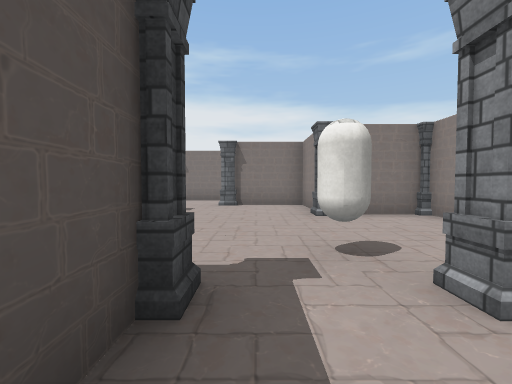
[1] (above)

24 first-person views from a walk through a 3-D level made in the Unity game engine. The camera is 1.4 m above the floor, tilts 2° down and sees 90° across. The floor is counted in squares, 2 m on a side. Each view is taken from the middle of a square. On the plan, view 1 faces up. The plan holds only what a view shows up to about 9 squares ahead; the rest is blank. The player character is not drawn. Some animated figures are left out. Some surface patterns are stand-ins.

[2]
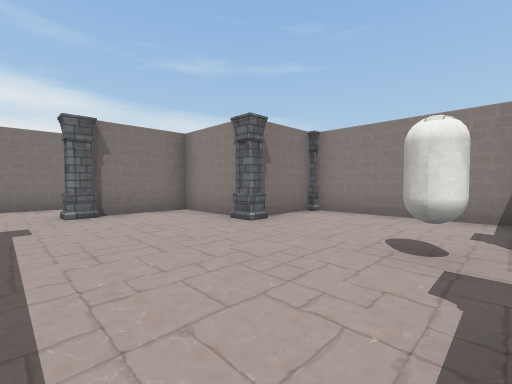

[3]
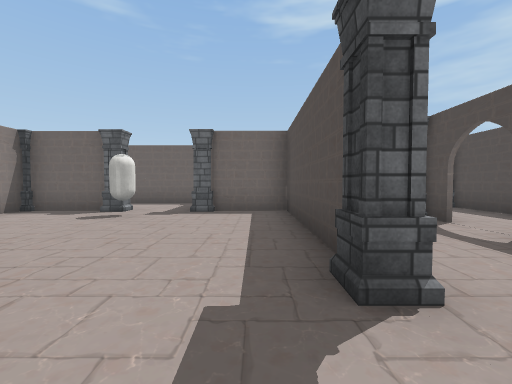

[4]
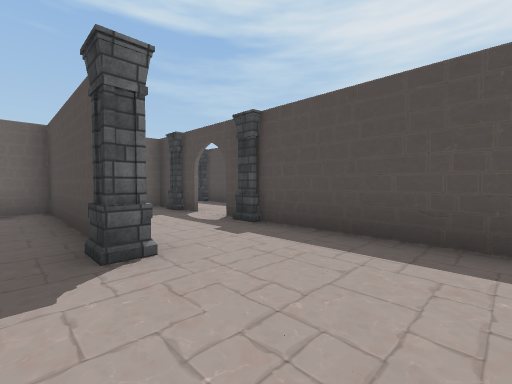

[5]
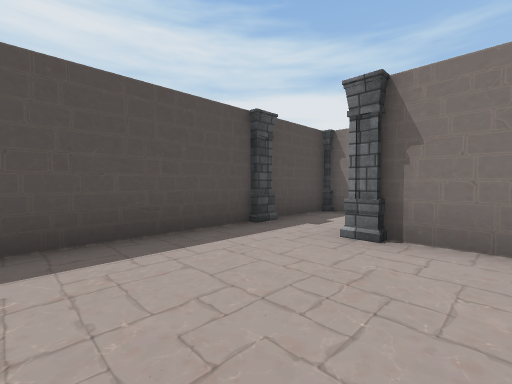

[6]
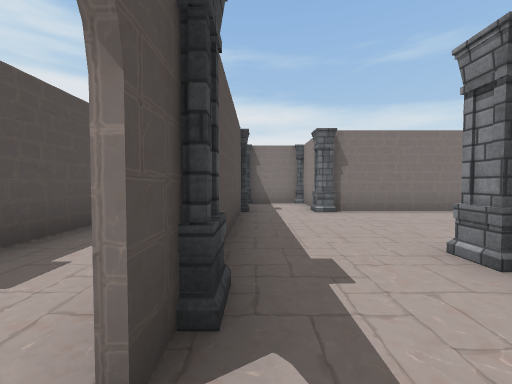

[7]
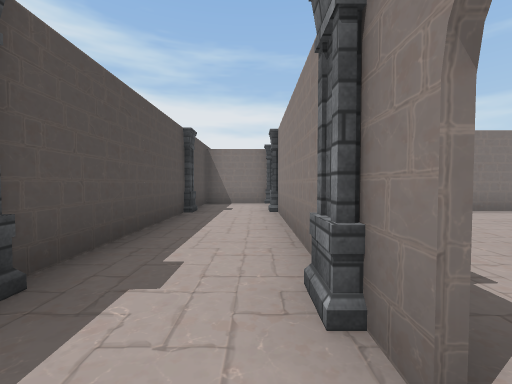

[8]
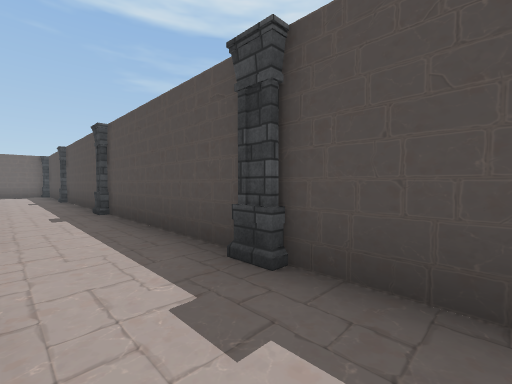

[9]
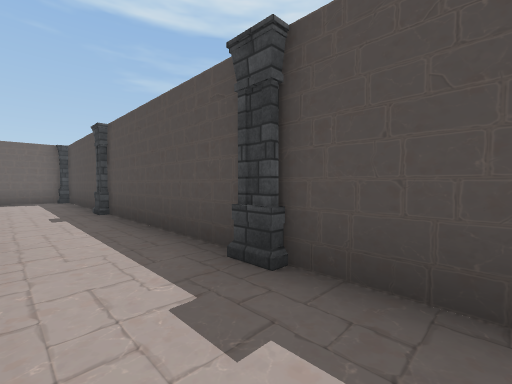

[10]
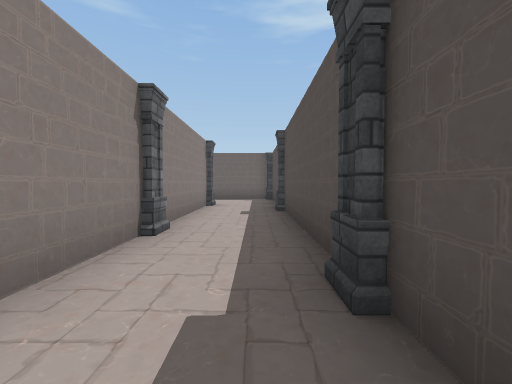

[11]
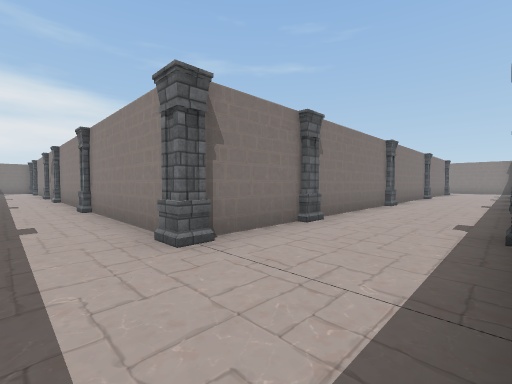

[12]
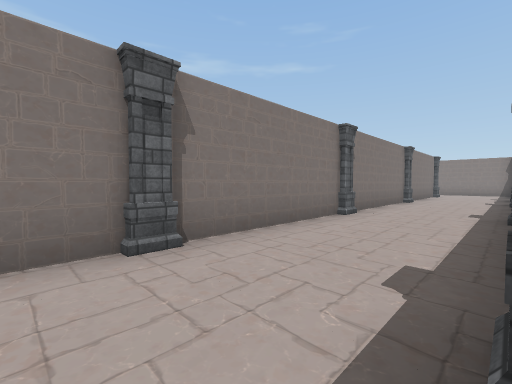

[13]
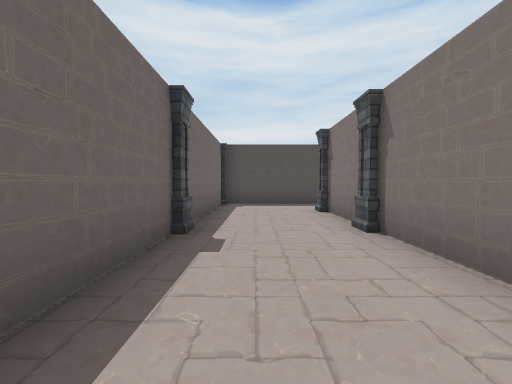

[14]
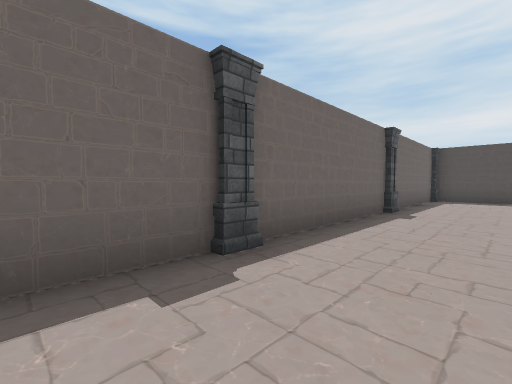

[15]
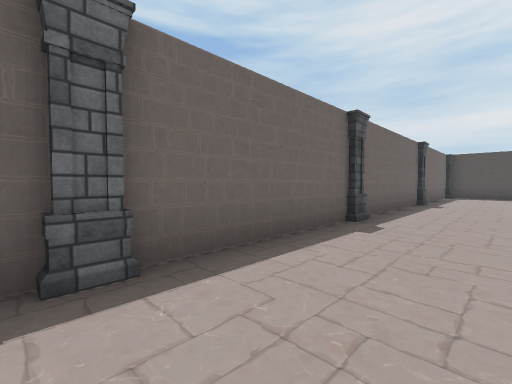

[16]
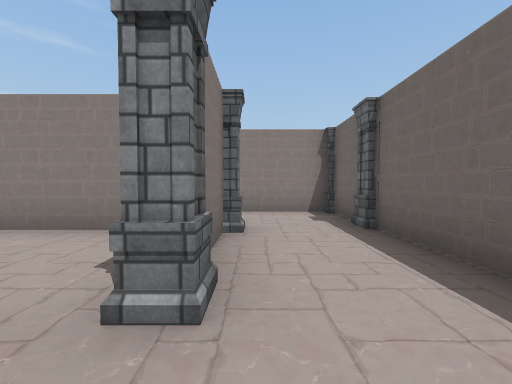

[17]
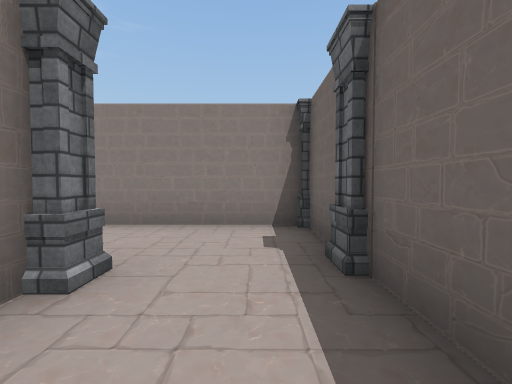

[18]
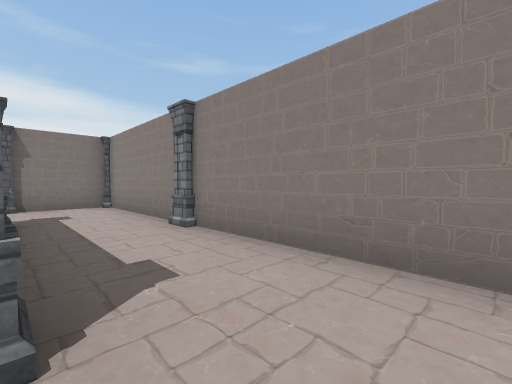

[19]
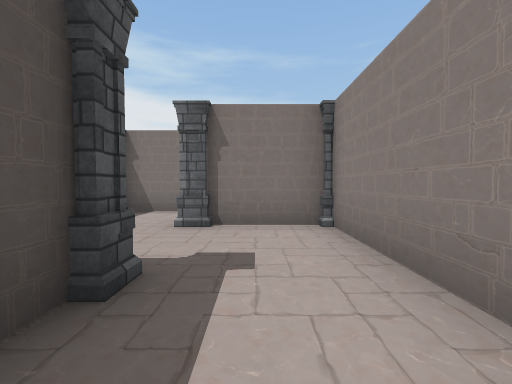

[20]
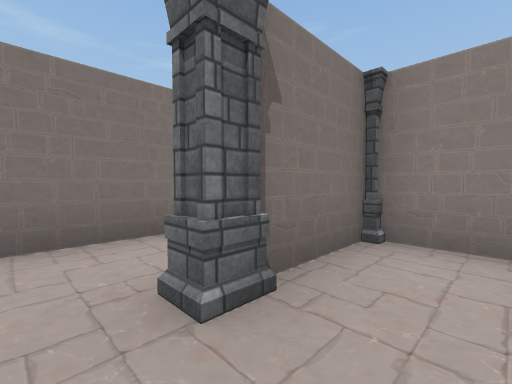

[21]
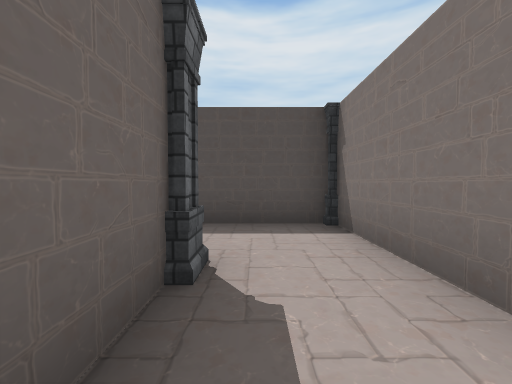

[22]
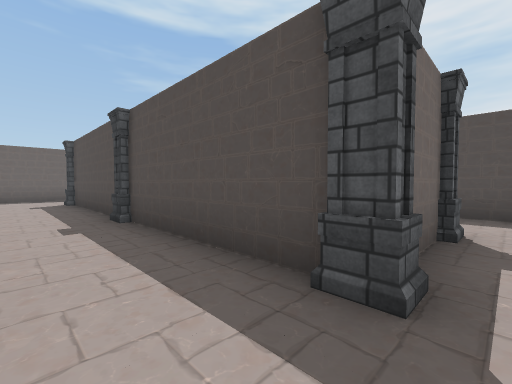

[23]
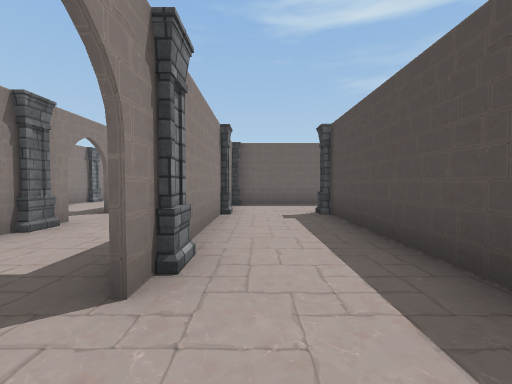

[24]
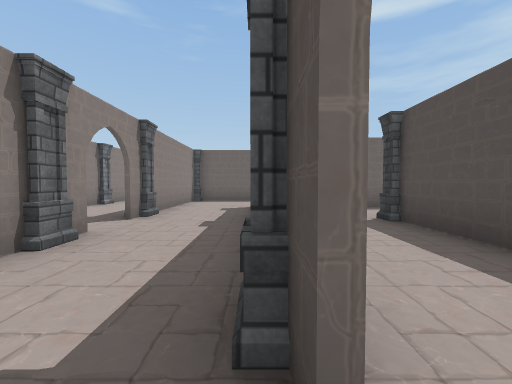

### Floor plan
Ten units are one square. View 1 is at (0, 0); x grows to the right and y downward. Boxes are objects, and circles mark ways between rooms. Rooms are numbered by the first view taken in them; rooms with no view inside come last. Other rooms are left out.
<svg viewBox="-90 -134 240 234">
<path fill="none" stroke="#000" d="M-28 -56 -28 -16 -9 -16M15 -64 15 -83 -6 -83M-6 -15 -6 -5M35 -57 24 -57M24 -16 35 -16M4 -104 -26 -104M38 -16 38 -55M1 9 26 9M-54 -95 -54 -56M-34 -111 -34 -124M-35 -129 -50 -129M-54 -125 -54 -108M-77 4 -77 85M-55 56 -55 -22M-54 -22 -54 -16 -49 -16M-77 -46 -77 -5M-72 92 -39 92M-20 92 11 92M-55 -61 -55 -92M28 92 54 92M-77 -94 -77 -55M60 62 -46 62M-50 -129 -77 -129 -77 -110M141 42 141 32M54 92 64 92M38 -15 24 -15M62 5 62 -35M62 -45 62 -55M39 -55 39 -50M26 9 55 9M55 -83 44 -83M62 -55 62 -75M48 -104 25 -104M16 -102 16 -80M62 -35 62 -45M63 -76 63 5M88 4 88 -21M45 -84 55 -84M52 34 85 34M114 50 114 24"/>
<rect x="-35" y="-65" width="10" height="10" fill="#bbb"><title>other object</title></rect>
<rect x="-35" y="-105" width="10" height="10" fill="#bbb"><title>other object</title></rect>
<rect x="-15" y="-25" width="10" height="10" fill="#bbb"><title>other object</title></rect>
<rect x="-15" y="-85" width="10" height="10" fill="#bbb"><title>other object</title></rect>
<rect x="5" y="-15" width="20" height="10" fill="#bbb"><title>other object</title></rect>
<rect x="5" y="-25" width="10" height="10" fill="#bbb"><title>other object</title></rect>
<rect x="15" y="-65" width="10" height="10" fill="#bbb"><title>other object</title></rect>
<rect x="-85" y="85" width="10" height="10" fill="#bbb"><title>other object</title></rect>
<rect x="-85" y="45" width="10" height="10" fill="#bbb"><title>other object</title></rect>
<rect x="-85" y="-5" width="10" height="10" fill="#bbb"><title>other object</title></rect>
<rect x="-85" y="-55" width="10" height="10" fill="#bbb"><title>other object</title></rect>
<rect x="-85" y="-105" width="10" height="10" fill="#bbb"><title>other object</title></rect>
<rect x="-55" y="55" width="10" height="10" fill="#bbb"><title>other object</title></rect>
<rect x="-55" y="15" width="10" height="10" fill="#bbb"><title>other object</title></rect>
<rect x="-55" y="-35" width="10" height="10" fill="#bbb"><title>other object</title></rect>
<rect x="-55" y="-55" width="10" height="10" fill="#bbb"><title>other object</title></rect>
<rect x="-55" y="-105" width="10" height="10" fill="#bbb"><title>other object</title></rect>
<rect x="-35" y="85" width="10" height="10" fill="#bbb"><title>other object</title></rect>
<rect x="-35" y="55" width="10" height="10" fill="#bbb"><title>other object</title></rect>
<rect x="15" y="85" width="10" height="10" fill="#bbb"><title>other object</title></rect>
<rect x="15" y="55" width="10" height="10" fill="#bbb"><title>other object</title></rect>
<rect x="65" y="85" width="10" height="10" fill="#bbb"><title>other object</title></rect>
<rect x="135" y="45" width="10" height="10" fill="#bbb"><title>other object</title></rect>
<rect x="35" y="-15" width="10" height="10" fill="#bbb"><title>other object</title></rect>
<rect x="35" y="-65" width="10" height="10" fill="#bbb"><title>other object</title></rect>
<rect x="35" y="-85" width="10" height="10" fill="#bbb"><title>other object</title></rect>
<rect x="35" y="5" width="10" height="10" fill="#bbb"><title>other object</title></rect>
<rect x="55" y="5" width="10" height="10" fill="#bbb"><title>other object</title></rect>
<rect x="55" y="-45" width="10" height="10" fill="#bbb"><title>other object</title></rect>
<rect x="55" y="-85" width="10" height="10" fill="#bbb"><title>other object</title></rect>
<rect x="85" y="25" width="10" height="20" fill="#bbb"><title>other object</title></rect>
<rect x="85" y="5" width="10" height="10" fill="#bbb"><title>other object</title></rect>
<rect x="85" y="-35" width="10" height="10" fill="#bbb"><title>other object</title></rect>
<rect x="115" y="5" width="10" height="20" fill="#bbb"><title>other object</title></rect>
<rect x="115" y="-15" width="10" height="10" fill="#bbb"><title>other object</title></rect>
<circle cx="-40" cy="-50" r="3" fill="#2a7"/>
<circle cx="30" cy="0" r="3" fill="#2a7"/>
<circle cx="60" cy="75" r="3" fill="#2a7"/>
<circle cx="127" cy="33" r="3" fill="#2a7"/>
<circle cx="50" cy="-50" r="3" fill="#2a7"/>
<circle cx="50" cy="-90" r="3" fill="#2a7"/>
<text x="-10" y="-50">1</text>
<text x="-50" y="20">2</text>
<text x="110" y="70">3</text>
<text x="50" y="-20">4</text>
<text x="40" y="-70">5</text>
<text x="90" y="-50">6</text>
</svg>
Room 1 opens to room 2. Room 1 opens to room 4. Room 2 opens to room 3. Room 3 opens to room 6. Room 4 opens to room 5. Room 5 opens to room 6.

Where each view was taken, in squares from view 1:
view 1: 0 up, 0 right, facing up
view 2: 2 up, 2 left, facing up-right
view 3: 8 up, 2 left, facing down
view 4: 9 up, 2 left, facing down-left
view 5: 7 up, 2 left, facing up-left
view 6: 4 up, 5 left, facing up
view 7: 4 up, 6 left, facing up
view 8: 7 up, 6 left, facing down-left
view 9: 2 up, 6 left, facing down-left
view 10: 2 up, 7 left, facing down
view 11: 9 down, 7 left, facing up-right
view 12: 9 down, 4 left, facing up-right
view 13: 8 down, 1 right, facing left
view 14: 7 down, 4 right, facing down-left
view 15: 7 down, 7 right, facing down-left
view 16: 1 up, 0 right, facing right
view 17: 0 up, 2 right, facing right
view 18: 0 up, 4 right, facing up-right
view 19: 4 up, 5 right, facing up
view 20: 7 up, 3 right, facing up-right
view 21: 9 up, 6 right, facing left
view 22: 9 up, 8 right, facing down-left
view 23: 5 up, 8 right, facing down
view 24: 4 up, 9 right, facing down
